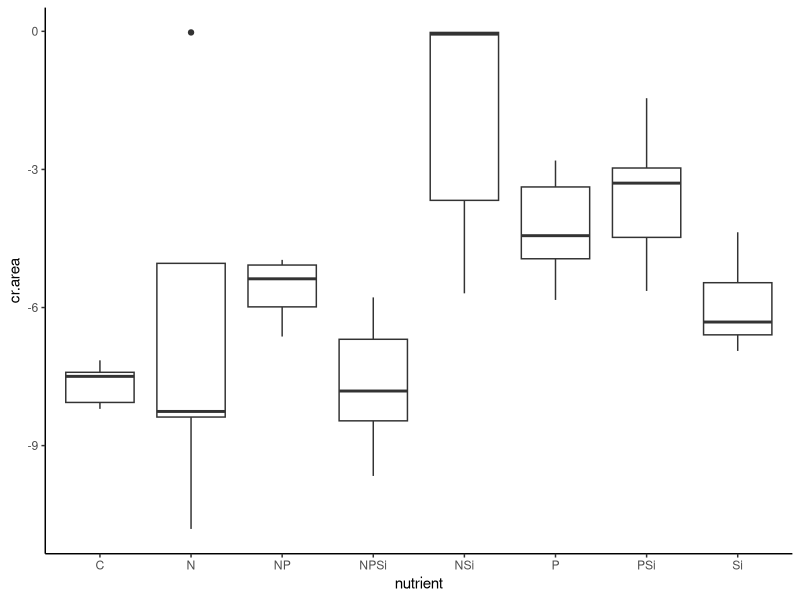
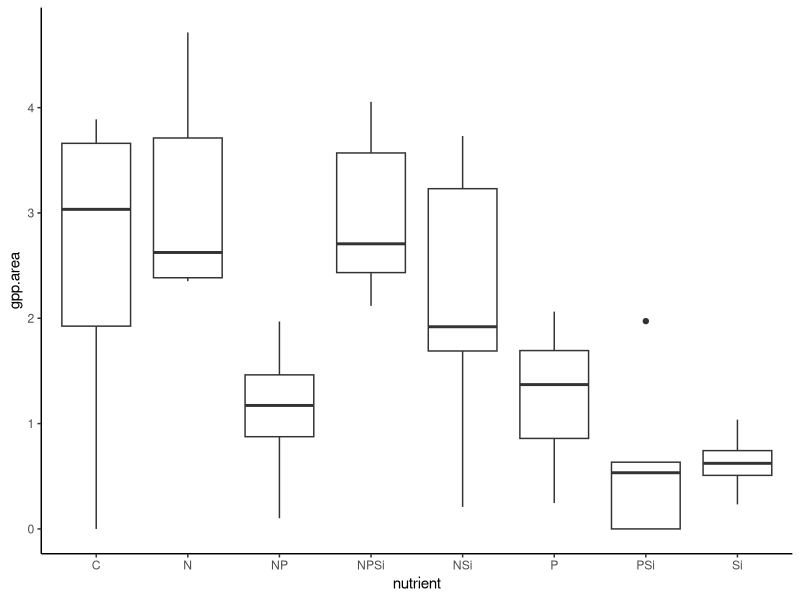
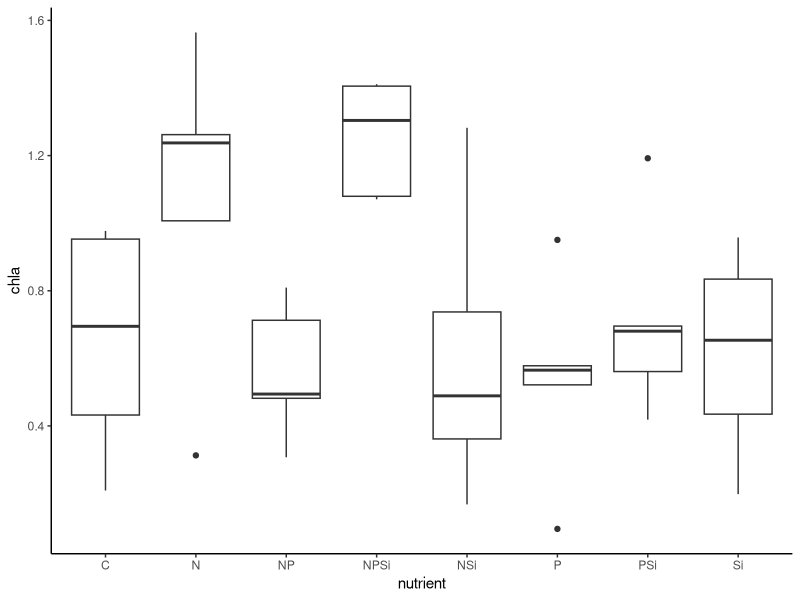
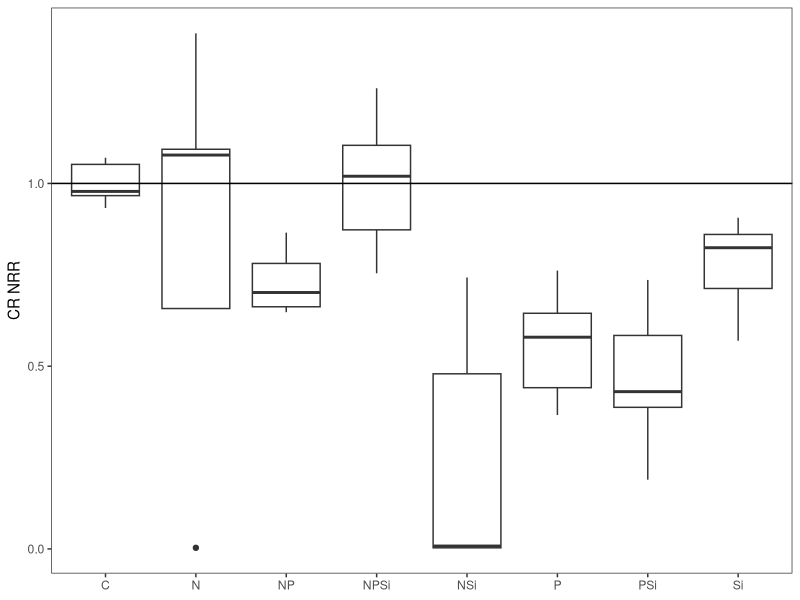
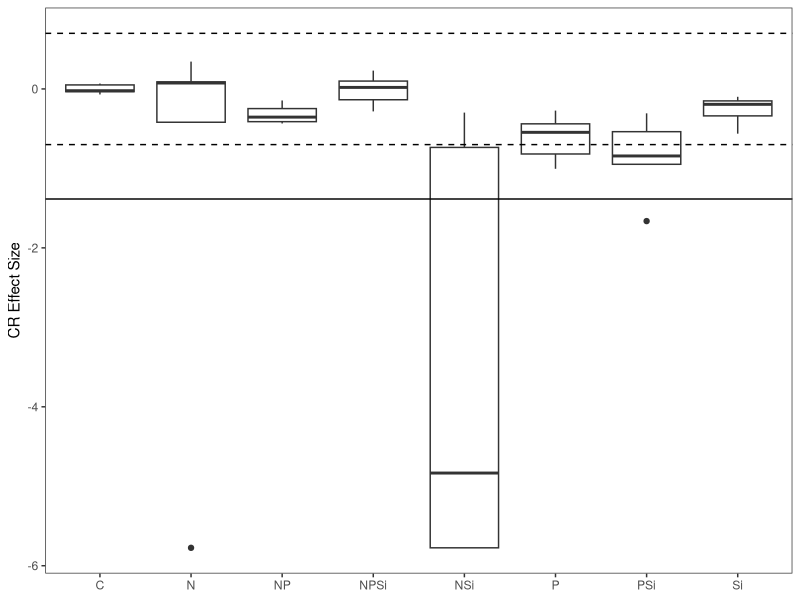
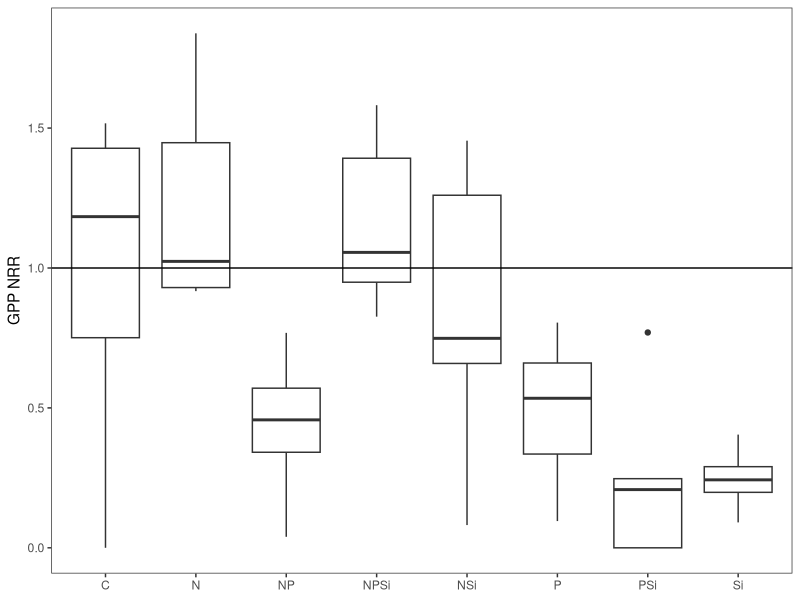
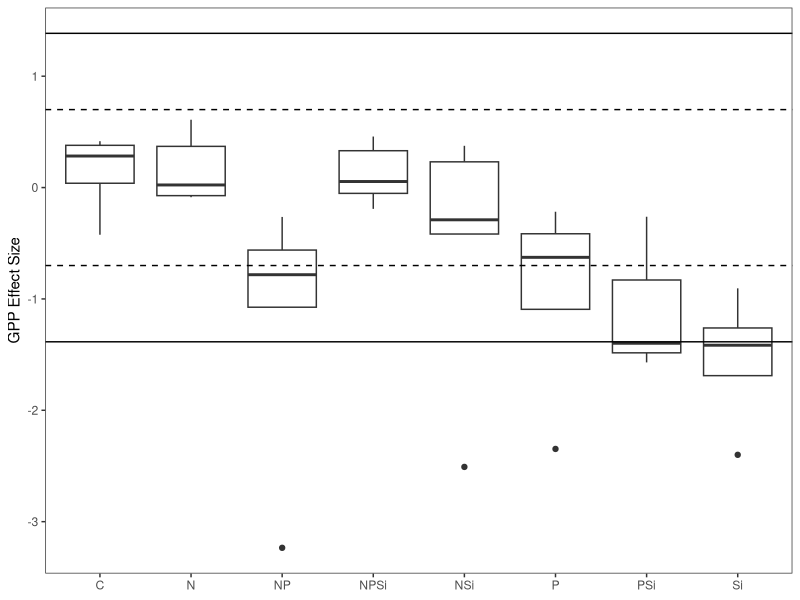
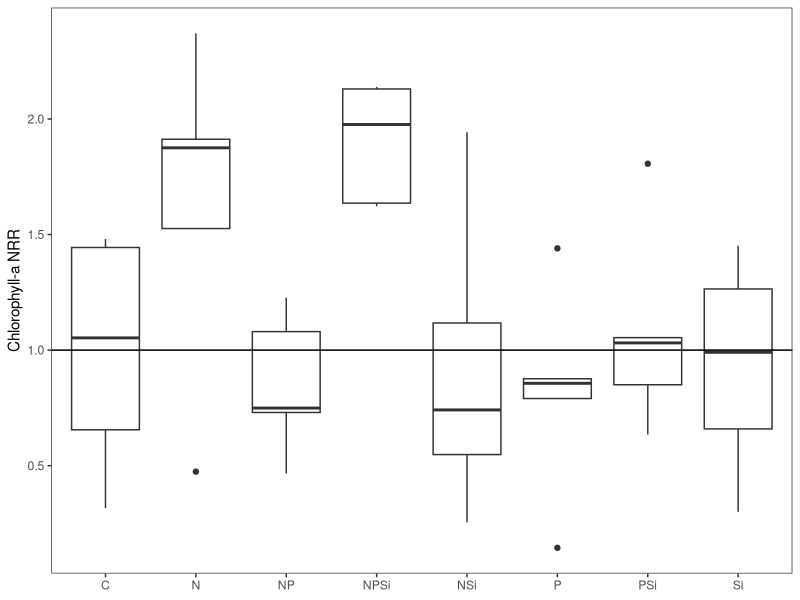

Here is the R script that generated these plots, in order: (Note: this script raises an error after producing the figures.)
#Author:  Clay Arango
#Creation date: 10-Feb-19
#Script to analyze NDS data from Summer 2018 WSB work with S. Roley and A. Alexiades

#packages
library(nlme)
library(nortest)
library(plyr)
library(dplyr)
library(multcomp)
library(MASS)
library(ggplot2)

#Load data
wenas_fall <- read.table(file="wen_fall.csv", header=T, sep=",")

#set variable
d = wenas_fall

#evaluate data to make sure factors are correct
names(d)
unique(d$nutrient) #control, N, NP, NPSi, NSi, P, PSi, Si
unique(d$N) #should be 0 and 1
unique(d$P) #should be 0 and 1
unique(d$Si) #should be 0 and 1
unique(d$top) #should be "sponge" and "glass"
#if need to change, use recode function below. 
d$top<-recode(d$top, "cellulose" ="sponge")
str(d)

#convert N and P vand Si alues (0 or 1 for absence or presence) to factors
d$N<-as.factor(d$N)
d$P<-as.factor(d$P)
d$Si<-as.factor(d$Si)
str(d)
d$chla.nrr<-NA

#subset data into gpp and cr response
d.cr = subset(d, top=="sponge", data=d)
d.gpp = subset(d, top=="glass", data=d)

#check distribution of controls and remove as needed before calculating NRR.
ggplot(d.cr, aes(x=nutrient, y=cr.area))+geom_boxplot() +theme_classic()
#check A5, others ok

#calculate nrr for cr
x<-ddply(d.cr, "nutrient", summarise, ave_cr = mean(cr.area, na.rm=T)) #changed to ddply b/c allows
#to specify by column name - I had a csv file with the relevant column in a different position.
x
d.cr$cr.nrr = d.cr$cr.area/-7.662895 #divide by control ave_cr
d.cr$gpp.nrr<-NA

#check distribution of controls and remove as needed before calculating NRR.
ggplot(d.gpp, aes(x=nutrient, y=gpp.area))+geom_boxplot() +theme_classic()
#ok
ggplot(d.gpp, aes(x=nutrient, y=chla))+geom_boxplot() +theme_classic()
#ok

#calculate nrr for gpp and chla
x<- ddply(d.gpp, "nutrient", summarise, ave_gpp = mean(gpp.area, na.rm=T), ave_chla = mean(chla, na.rm=T)) 
x
d.gpp$gpp.nrr = d.gpp$gpp.area/2.5640416 #divide by control ave_gpp
d.gpp$chla.nrr = d.gpp$chla/0.6598855 #divide by control ave_chla
d.gpp$cr.nrr<-NA

#combine files and export
d.cr$chla.nrr<-NA
d.nrr<-rbind(d.cr, d.gpp)
d.nrr$site_date<-"wenas_fall"
d.nrr$cr.es<-log(d.nrr$cr.nrr)
d.nrr$gpp.es<-log(d.nrr$gpp.nrr)
d.nrr$chla.es<-log(d.nrr$chla.nrr)
write.table(d.nrr, "wenas_fall_nrr.csv", sep=",", quote=F, row.names =F)

###############
#plots of NRR
##############
ggplot(data=d.cr, aes(x=nutrient, y=cr.nrr))+geom_boxplot()+theme_bw()+
  ylab("CR NRR")+geom_abline(slope = 0, intercept = 1)+
  theme(axis.title.x=element_blank(), panel.grid.minor=element_blank(), panel.grid.major=element_blank())
#inhibition of most; NPSi neutral

ggplot(data=subset(d.nrr, (top=="sponge")), aes(x=nutrient, y=cr.es))+geom_boxplot()+theme_bw()+
  ylab("CR Effect Size")+geom_hline(yintercept = 0.7, lty="dashed")+ geom_hline(yintercept = -0.7, lty="dashed")+
  theme(axis.title.x=element_blank(), panel.grid.minor=element_blank(), panel.grid.major=element_blank())+
  geom_hline(yintercept = -1.385)

ggplot(data=d.gpp, aes(x=nutrient, y=gpp.nrr))+geom_boxplot()+theme_bw()+
  ylab("GPP NRR")+geom_abline(slope = 0, intercept = 1)+
  theme(axis.title.x=element_blank(), panel.grid.minor=element_blank(), panel.grid.major=element_blank())
#inhibition of most; N neutral

ggplot(data=subset(d.nrr,top=="glass"), aes(x=nutrient, y=gpp.es))+geom_boxplot()+theme_bw()+
  ylab("GPP Effect Size")+geom_hline(yintercept = -0.7, lty="dashed")+geom_hline(yintercept = 0.7, lty="dashed")+
  geom_hline(yintercept = -1.385)+geom_hline(yintercept = 1.385)+
  theme(axis.title.x=element_blank(), panel.grid.minor=element_blank(), panel.grid.major=element_blank())

ggplot(data=d.gpp, aes(x=nutrient, y=chla.nrr))+geom_boxplot()+theme_bw()+
  ylab("Chlorophyll-a NRR")+geom_abline(slope = 0, intercept = 1)+
  theme(axis.title.x=element_blank(), panel.grid.minor=element_blank(), panel.grid.major=element_blank())
#limitation for N and NPSi; others neutral

ggplot(data=subset(d.nrr, (top=="glass")), aes(x=nutrient, y=chla.es))+geom_boxplot()+theme_bw()+
  ylab("Chla Effect Size")+ geom_hline(yintercept = 0.7, lty="dashed")+  geom_hline(yintercept = -1.385)+  
  geom_hline(yintercept = -0.7, lty="dashed")+ geom_hline(yintercept = 1.385)+
  theme(axis.title.x=element_blank(), panel.grid.minor=element_blank(), panel.grid.major=element_blank())

##########
#NRR Summary Files
#########

GPP_sum<-ddply(d.gpp, "nutrient", summarise, ave_nrr.gpp=mean(gpp.nrr, na.rm=T), sd_nrr.gpp=sd(gpp.nrr, na.rm=T), 
               se_nrr.gpp =(sd(gpp.nrr)/sqrt(sum(!is.na(gpp.nrr)))), 
               ci95_nrr.gpp = (1.96*(sd(gpp.nrr)/sqrt(sum(!is.na(gpp.nrr))))),
               ave_nrr.chla=mean(chla.nrr, na.rm=T), sd_nrr.chla=sd(chla.nrr, na.rm=T), 
               se_nrr.chla =(sd(chla.nrr)/sqrt(sum(!is.na(chla.nrr)))), 
               ci95_nrr.chla = (1.96*(sd(chla.nrr)/sqrt(sum(!is.na(chla.nrr))))))
CR_sum<-ddply(d.cr, "nutrient", summarise, ave_nrr.cr=mean(cr.nrr, na.rm=T), sd_nrr.cr=sd(cr.nrr, na.rm=T), 
              se_nrr.cr =(sd(cr.nrr)/sqrt(sum(!is.na(cr.nrr)))), 
              ci95_nrr.cr = (1.96*(sd(cr.nrr)/sqrt(sum(!is.na(cr.nrr))))))

#now combine into one and export
d.sum<-merge(GPP_sum, CR_sum, by="nutrient")
d.sum$site_date<-"reec_summer"
write.table(d.sum, "reec_summer_summ.csv",  sep=",", quote=F, row.names =F)

############################################################
#analyze RESPIRATION data
############################################################

M1<-gls(cr.area~N*P*Si, data=d.cr, na.action=na.omit)
E1<-residuals(M1)
qqnorm(E1)
qqline(E1)#ok except for 1 point
ad.test(E1)
   #residuals are normally distributed, p=0.1089
hist(E1)  
plot(M1)
#ok

plot(filter(d.cr, !is.na(cr.area)) %>% dplyr::select(nutrient), 
     E1, xlab="nutrient", ylab="Residuals")
bartlett.test(cr.area~nutrient, data=d.cr)
   #variance test not OK, we'll probably need to mess with this one. looks like one point in N

anova(M1) #interactions sign; interpretation below
#N               1   0.00877  0.9260
#P               1   0.11439  0.7374
#Si              1   3.82858  0.0592
#N:P             1  17.52458  0.0002
#N:Si            1   0.00135  0.9709
#P:Si            1   9.16447  0.0048
#N:P:Si          1   4.97126  0.0329
  

##########################################################
#do multiple 2 way ANOVAs to improve our ability to interpret
##########################################################
#N and P
M1<-gls(cr.area~N*P, data=d.cr, na.action=na.omit)
E1<-residuals(M1)
qqnorm(E1)
qqline(E1)
ad.test(E1)
#residuals are normally distributed, p=0.1807
hist(E1)  
plot(M1)

bartlett.test(cr.area~nutrient, data=d.cr)
#variance test not OK

anova(M1) #interpretation: N alone inhibitory; P alone inhibitory; in combo, neutral 
#N               1   0.00632  0.9371
#P               1   0.08242  0.7757
#N:P             1  12.62637  0.0011


#remove NA for plotting
xx = na.omit(subset(d.cr, select = c(N,P,cr.area)))
interaction.plot(xx$N, xx$P, xx$cr.area*-1)

#N and Si
M1<-gls(cr.area~N*Si, data=d.cr, na.action=na.omit)
E1<-residuals(M1)
qqnorm(E1)
qqline(E1)
ad.test(E1)
#residuals are normally distributed, p=0.2967
hist(E1)  
plot(M1)

bartlett.test(cr.area~nutrient, data=d.cr)
#variance test noy OK

anova(M1) #interpretation: no response

#remove NA for plotting
xx = na.omit(subset(d.cr, select = c(N,Si,cr.area)))
interaction.plot(xx$N, xx$Si, xx$cr.area*-1)

#P and Si
M1<-gls(cr.area~P*Si, data=d.cr, na.action=na.omit)
E1<-residuals(M1)
qqnorm(E1)
qqline(E1)
ad.test(E1)
#residuals are not normally distributed, p=0.03369
hist(E1)  
plot(M1)

bartlett.test(cr.area~nutrient, data=d.cr)
#variance test OK

anova(M1) #interpretation: P alone inhibitory; Si alone inhibitory; in combo, neutral
#P               1   0.07555  0.7850
#Si              1   2.52870  0.1205
#P:Si            1   6.05293  0.0188

#remove NA for plotting
xx = na.omit(subset(d.cr, select = c(P,Si,cr.area)))
interaction.plot(xx$P, xx$Si, xx$cr.area*-1)
##########################################################
##########################################################

x <- group_by(d.cr, nutrient) %>%  # Grouping function causes subsequent functions to aggregate by season and reach
  summarize(cr.mean = abs(mean(cr.area, na.rm = TRUE)), # na.rm = TRUE to remove missing values
            cr.sd=abs(sd(cr.area, na.rm = TRUE)),  # na.rm = TRUE to remove missing values
            n = sum(!is.na(cr.area)), # of observations, excluding NAs. 
            cr.se=cr.sd/sqrt(n))

ggplot(data=x, aes(x=nutrient, y=cr.mean)) + 
  geom_bar(stat="identity", position=position_dodge(), color = "black") + 
  geom_errorbar(aes(ymin=cr.mean, ymax=cr.mean+cr.se), width=0.2, 
                position=position_dodge(0.9)) + 
  xlab("Nutrient") +
  ylab(expression(Respiration~(ug~O[2]~m^{-2}~h^{-1}))) +
  ylim(0,20) +
  labs(fill="Light") +
  theme_bw() +
  theme(panel.grid.major=element_blank(),
        panel.grid.minor=element_blank(),
        legend.title=element_text(size=6),
        legend.key=element_blank(), 
        legend.position=c(0.5,0.95), 
        legend.text=element_text(size=8), 
        legend.background=element_blank(), 
        legend.direction="horizontal", 
        legend.key.size=unit(0.3, "cm"), 
        axis.title.y=element_text(size=8), 
        axis.title.x=element_text(size=8), 
        axis.text.x=element_text(size=8))

#ggsave('output/figures/Ring_summer.tiff',
#       units="in",
#       width=3.25,
#       height=3.25,
#       dpi=1200,
#       compression="lzw")

############################################################
#analyze the PRODUCTION data
############################################################

M1<-gls(gpp.area~N*P*Si, data=d.gpp, na.action=na.omit) 
E1<-residuals(M1)
qqnorm(E1)
qqline(E1)
ad.test(E1)
   #residuals are OK

hist(E1, xlab="residuals", main="")
plot(M1)

plot(filter(d.gpp, !is.na(gpp.area)) %>% dplyr::select(nutrient), 
     E1, xlab="nutrient", ylab="Residuals")
bartlett.test(gpp.area~nutrient, data=d.gpp)
   #ok

anova(M1)
  
x <- group_by(d.gpp, nutrient) %>%  # Grouping function causes subsequent functions to aggregate by season and reach
  summarize(gpp.mean = abs(mean(gpp.area, na.rm = TRUE)), # na.rm = TRUE to remove missing values
            gpp.sd=abs(sd(gpp.area, na.rm = TRUE)),  # na.rm = TRUE to remove missing values
            n = sum(!is.na(gpp.area)), # of observations, excluding NAs. 
            gpp.se=gpp.sd/sqrt(n))

ggplot(data=x, aes(x=nutrient, y=gpp.mean)) + 
  geom_bar(stat="identity", position=position_dodge(), color = "black") + 
  geom_errorbar(aes(ymin=gpp.mean, ymax=gpp.mean+gpp.se), width=0.2, 
                position=position_dodge(0.9)) + 
  xlab("Nutrient") +
  ylab(expression(Production~(ug~O[2]~m^{-2}~h^{-1}))) +
  labs(fill="Light") +
  theme_bw() +
  theme(panel.grid.major=element_blank(),
        panel.grid.minor=element_blank(), 
        legend.title=element_text(size=6), 
        legend.key=element_blank(),  
        legend.position=c(0.5,0.95),  
        legend.text=element_text(size=8),  
        legend.background=element_blank(),  
        legend.direction="horizontal",  
        legend.key.size=unit(0.3, "cm"),  
        axis.title.y=element_text(size=8),  
        axis.title.x=element_text(size=8),  
        axis.text.x=element_text(size=8))

#ggsave('output/figures/gppByNutrient.tiff',
#       units="in",
#       width=3.25,
#       height=3.25,
#       dpi=1200,
#       compression="lzw")


############################################################
#analyze the CHL-A biomass on disks
############################################################
M1<-gls(chla~N*P*Si, data=d.gpp, na.action=na.omit) 
E1<-residuals(M1)
qqnorm(E1)
qqline(E1)
ad.test(E1)
#ok

hist(E1, xlab="residuals", main="")
plot(M1)

plot(filter(d.gpp, !is.na(chla)) %>% dplyr::select(nutrient), 
     E1, xlab="nutrient", ylab="Residuals")
bartlett.test(gpp.area~nutrient, data=d.gpp)
#ok

anova(M1)
